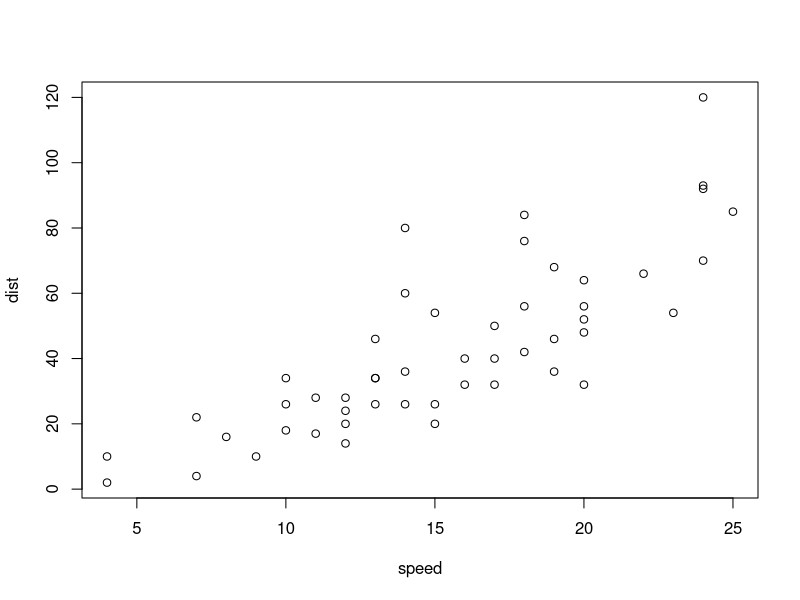
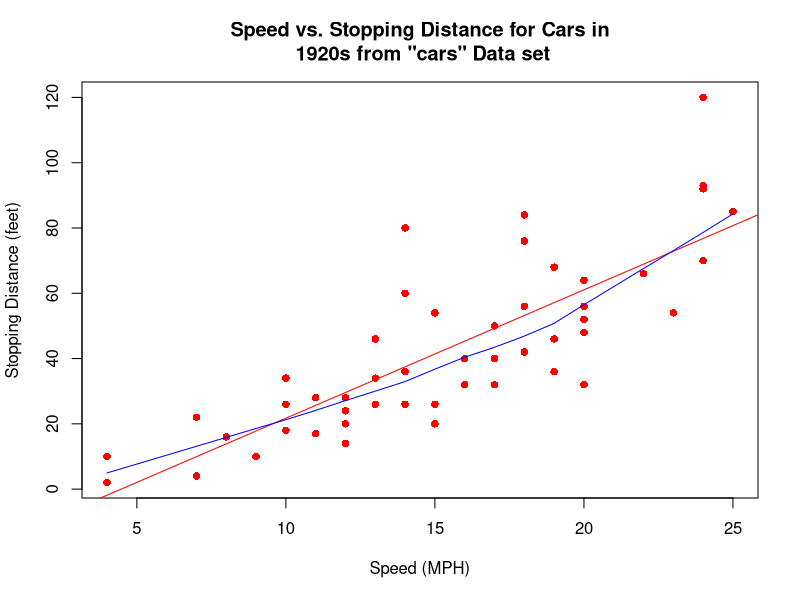
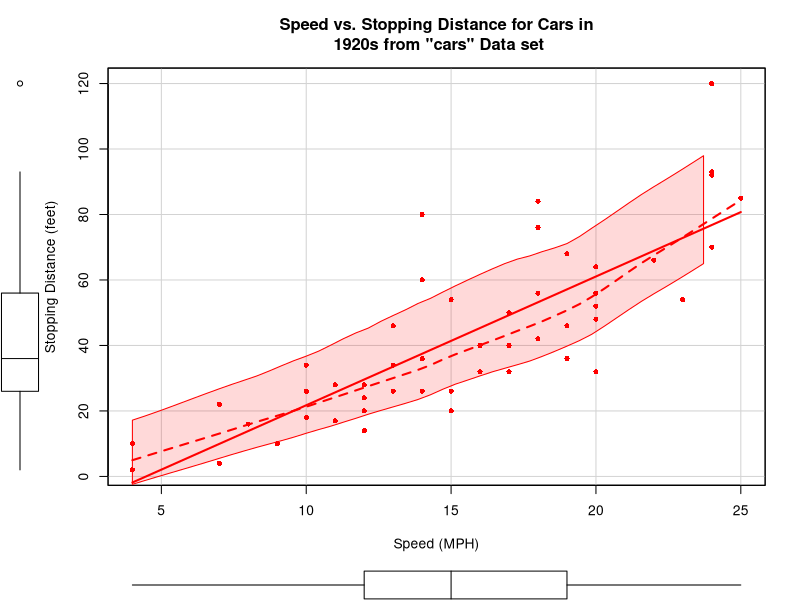

These figures' R source, in order:
#!/usr/bin/env Rscript
# LOAD DATA
# Load datasets package.
library("datasets")
library("car")
data(cars)
# SCATTER PLOT WITH DEFAULTS
plot(cars)

# SCATTER PLOT WITH OPTIONS
plot(cars,
  pch = 16,
  col = "red",
  main = "Speed vs. Stopping Distance for Cars in
 1920s from \"cars\" Data set",
  xlab = "Speed (MPH)",
  ylab = "Stopping Distance (feet)"
)

# ADD REGRESSION & LOWESS
# Linear regression line.
abline(lm(cars$dist ~ cars$speed), col = "red")
# "locally weighted scatterplot smoothing"
lines(lowess(cars$speed, cars$dist), col = "blue")

# "CAR" SCATTERPLOT
sp(cars$dist ~ cars$speed, # Distance as a function of speed.
  pch = 16, # Points: solid circles.
  col = "red", # Red for graphic elements.
  main = "Speed vs. Stopping Distance for Cars in
 1920s from \"cars\" Data set",
  xlab = "Speed (MPH)",
  ylab = "Stopping Distance (feet)"
)

# CLEAN UP
# Unloads datasets package.
detach("package:datasets", unload = TRUE)
# Unloads car package.
detach("package:car", unload = TRUE)
# Remove all objects from workspace.
rm(list = ls())
